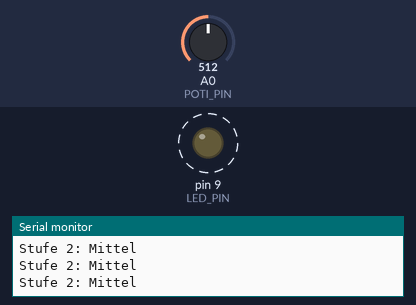
The sketch below on a simulated Arduino Uno, built with avr-gcc and run on an emulated ATmega328P. On the bench: output pins drawn as LEDs (lit = HIGH), the last lines printed to the serial monitor. Dashed ring = blinking. The test bench sets the inputs (shaded band); at power-on: A0 (POTI_PIN) = 512.

Above: at 1.3 s.
1.4 s: A0 (POTI_PIN) set to 716
At 1.75 s:
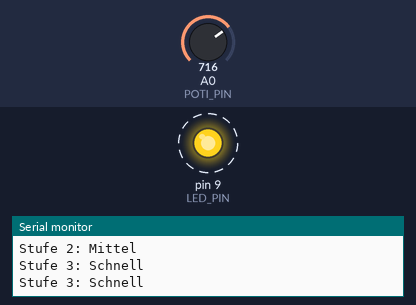
4.4 s: A0 (POTI_PIN) set to 900
7.4 s: A0 (POTI_PIN) set to 306
At 7.8 s:
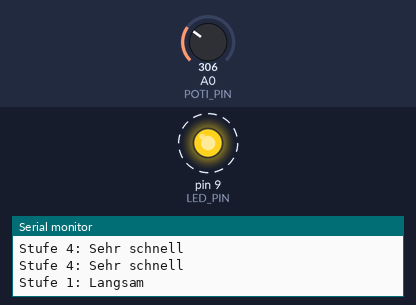
Timing chart, 0 to 16.4 s (numbered marks = the images above; inputs shaded):
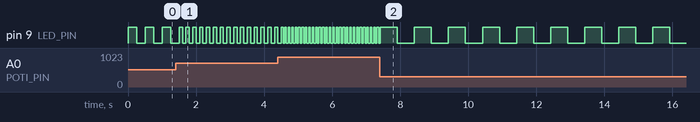

The sketch:

challenge2_stufen.ino
```cpp
// B04 Challenge 2: Blink-Stufen
// LED blinkt je nach Poti-Position unterschiedlich schnell

const int POTI_PIN = A0;
const int LED_PIN = 9;

void setup() {
  pinMode(LED_PIN, OUTPUT);
  Serial.begin(9600);
  Serial.println("Stufen-Blinker - Drehe am Poti!");
}

void loop() {
  int wert = analogRead(POTI_PIN);  // 0-1023
  int stufe = wert / 205;  // 0-4 (5 Stufen)

  int blinkDelay;
  const char* stufenName;

  switch (stufe) {
    case 0:
      blinkDelay = 1000;  // 1 Hz
      stufenName = "Sehr langsam";
      break;
    case 1:
      blinkDelay = 500;   // 2 Hz
      stufenName = "Langsam";
      break;
    case 2:
      blinkDelay = 250;   // 4 Hz
      stufenName = "Mittel";
      break;
    case 3:
      blinkDelay = 100;   // 10 Hz
      stufenName = "Schnell";
      break;
    default:
      blinkDelay = 50;    // 20 Hz
      stufenName = "Sehr schnell";
      break;
  }

  Serial.print("Stufe ");
  Serial.print(stufe);
  Serial.print(": ");
  Serial.println(stufenName);

  digitalWrite(LED_PIN, HIGH);
  delay(blinkDelay);
  digitalWrite(LED_PIN, LOW);
  delay(blinkDelay);
}
```

Measured:
- after the input at 1.4 s, pin 9 (LED_PIN): alternates HIGH for 0.10 s and LOW for 0.10 s, starting after 0.20 s
- after the input at 4.4 s, pin 9 (LED_PIN): alternates HIGH for 0.05 s and LOW for 0.05 s, starting after 0.16 s
- after the input at 7.4 s, pin 9 (LED_PIN): alternates HIGH for 0.50 s and LOW for 0.50 s, starting after 0.52 s
- by itself, pin 9 (LED_PIN): alternates HIGH for 0.25 s and LOW for 0.25 s
